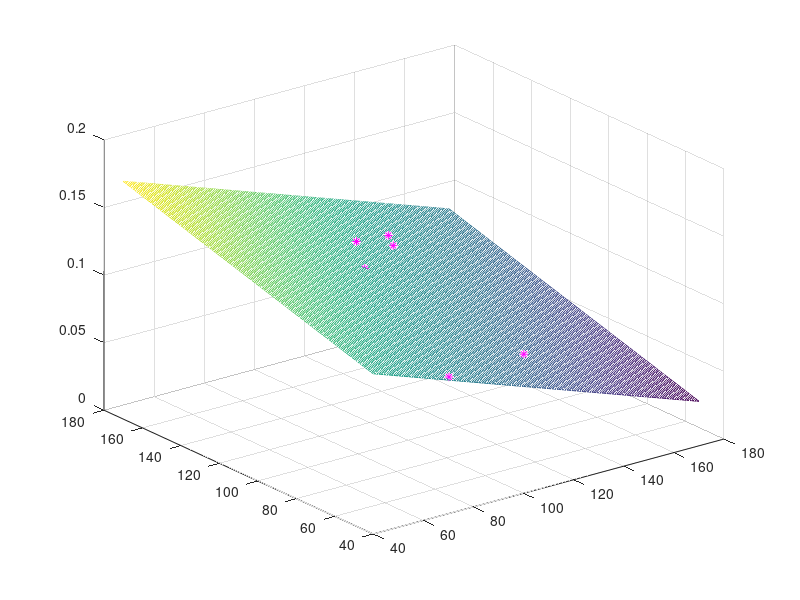

Recreate this plot in MATLAB.
clc
%% Importaçao dos dados
   D = [122 139 0.115;
       114 126 0.120;
       086 090 0.105;
       134 144 0.090;
       146 163 0.100;
       107 136 0.120;
       068 061 0.105;
       117 062 0.080;
       071 041 0.100;
       098 120 0.115];

%% Inicializaçao dos vetores das variáveis de entrada e saída:
x1 = D(:,1); % variaveis regressoras da primeira coluna
x2 = D(:,2); % variaveis regressoras da segunda coluna
y =  D(:,3); % variavel dependente

%% Determinar os coeficientes de regressão múltipla (plano)
%% Calculo dos coeficientes de regressão:
    X= ones (10,3); % 10 linhas e 3 colunas
    i=1;
    while (i <= 10)   
        X(i) = 1;
        X(10+i) = x1(i); 
        X(20+i) = x2(i);
        i=i+1;
    end
    
%%  Calculo do vetor de coeficiente Beta:
    Beta = inv(((X.')*X)) * ((X.')*y);
    
%% Plotagem dos Gráficos:
   plot3 (x1, x2, y, '*m');
   hold on;
   grid on;
   [x1,x2] = meshgrid(40:1:170,40:1:170);
   yest = Beta(1) + Beta(2).*(x1) + Beta(3).*(x2);
   mesh (x1,x2, yest);

%% Variável de resposta
y_chapeuzinho = X*Beta;

%% Calculo de R2
SQe = sum((y - y_chapeuzinho).^2);
Syy = sum((y - mean(y)).^2);
 
% Coeficiente de Determinação de Regrassão Múltipla
R2 = 1 - ((SQe)/(Syy));
fprintf('\nR2 : %.7f\n', R2);

